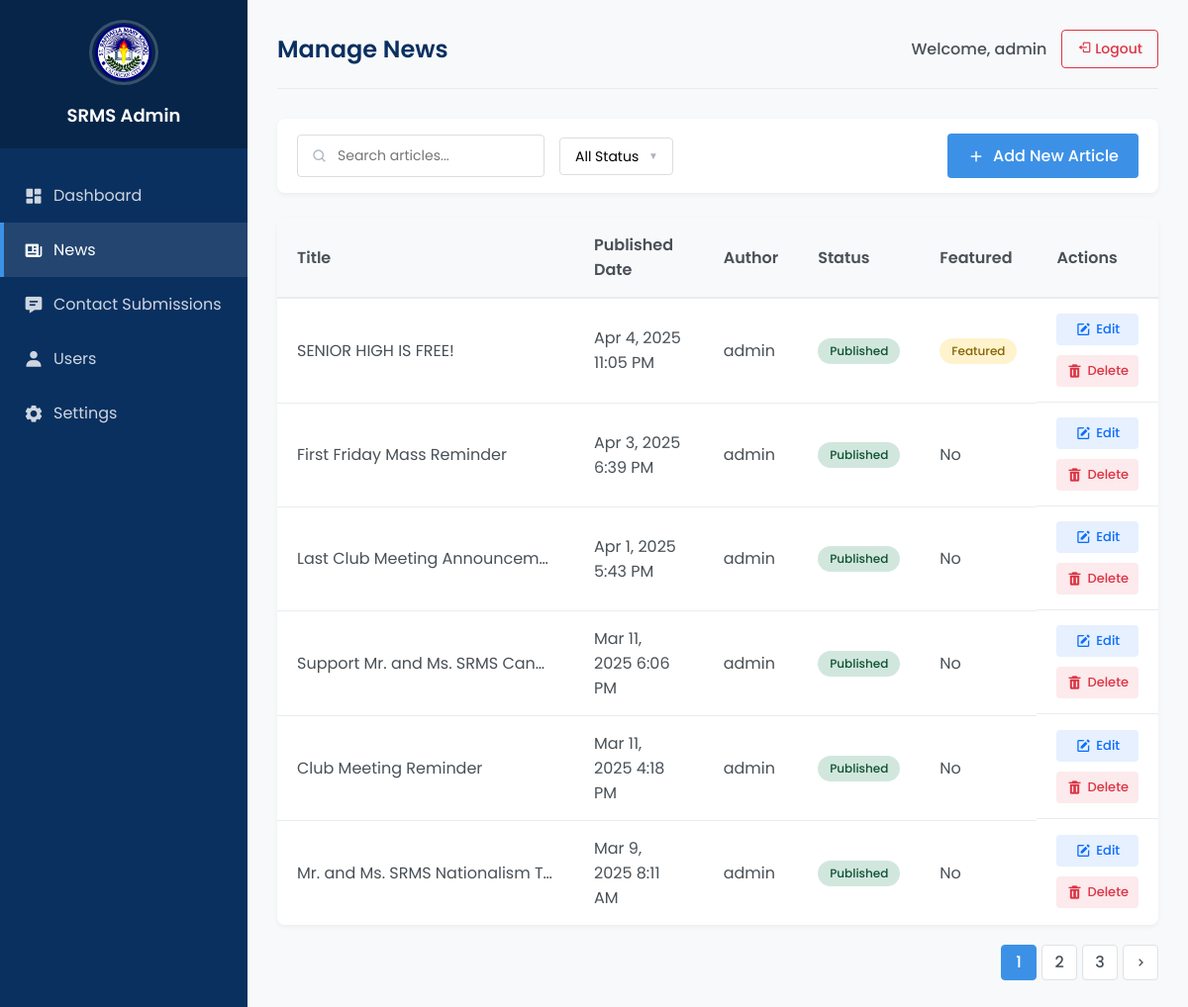
Before: /admin/news-manage.php (signed in) with the older database file.
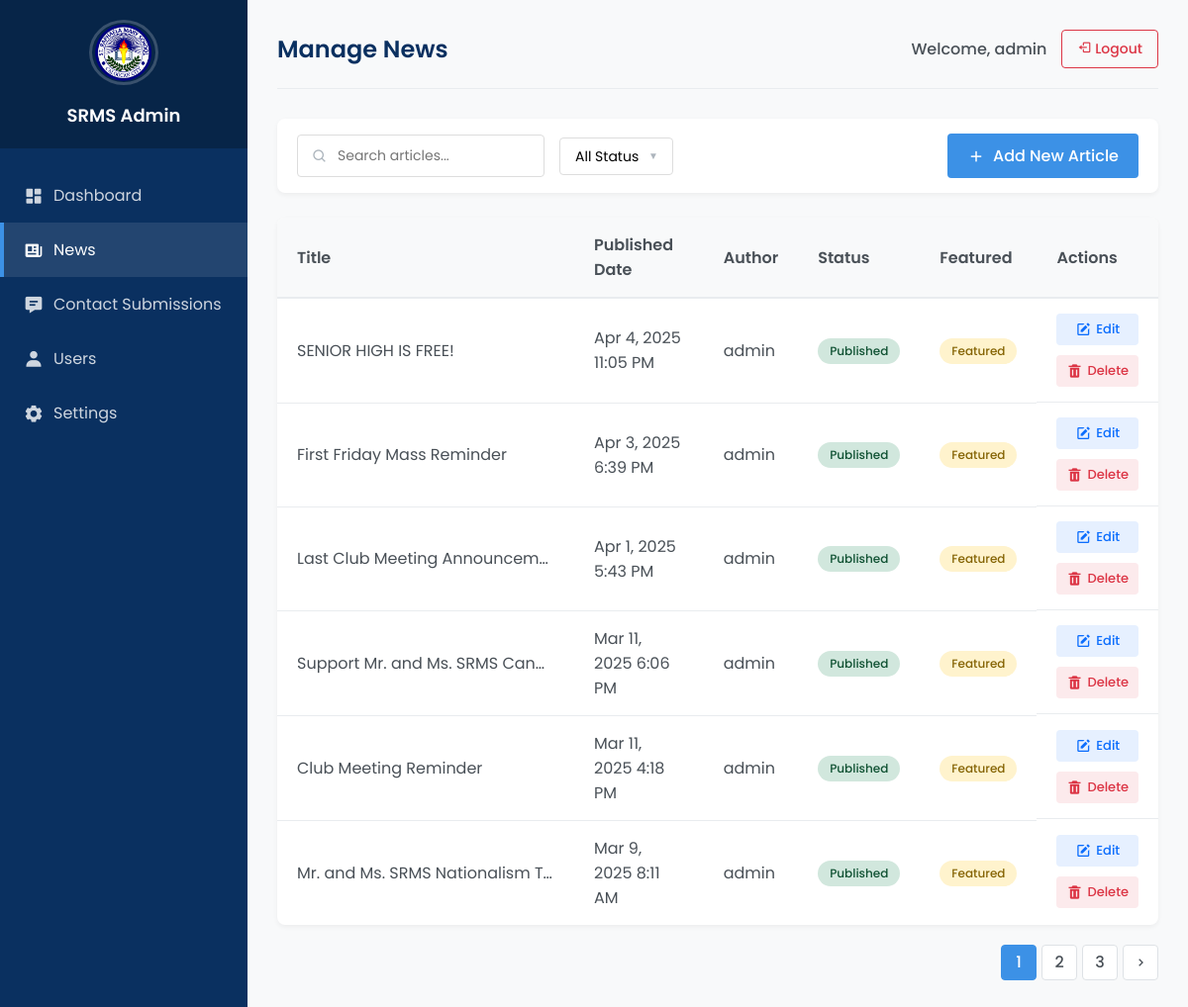
After: the same page with the newer database file.
### tables this page shows
CREATE TABLE `news` (
  `id` int(11) NOT NULL,
  `title` varchar(255) NOT NULL,
  `slug` varchar(255) NOT NULL,
  `content` longtext NOT NULL,
  `summary` text DEFAULT NULL,
  `image` varchar(255) DEFAULT NULL,
  `published_date` datetime NOT NULL,
  `author_id` int(11) DEFAULT NULL,
  `status` enum('published','draft') DEFAULT 'draft',
  `featured` tinyint(1) DEFAULT 0,
  `created_at` timestamp NOT NULL DEFAULT current_timestamp(),
  `updated_at` timestamp NOT NULL DEFAULT current_timestamp() ON UPDATE current_timestamp()
);

CREATE TABLE `users` (
  `id` int(11) NOT NULL,
  `username` varchar(50) NOT NULL,
  `password` varchar(255) NOT NULL,
  `email` varchar(100) NOT NULL,
  `role` enum('admin','editor','content_manager') NOT NULL DEFAULT 'editor',
  `active` tinyint(1) DEFAULT 1,
  `last_login` datetime DEFAULT NULL,
  `created_at` timestamp NOT NULL DEFAULT current_timestamp(),
  `updated_at` timestamp NOT NULL DEFAULT current_timestamp() ON UPDATE current_timestamp()
);

### includes/db.php (called while the page is built, shortened)
<?php
class Database {
    private $connection;
    public function __construct() {
        try {
            $this->connection = new mysqli(DB_SERVER, DB_USERNAME, DB_PASSWORD, DB_NAME, DB_PORT);
            $this->connection->set_charset("utf8mb4");
        } catch (Exception $e) {
            error_log("Database connection error: " . $e->getMessage());
            die("Database connection failed. Please check your configuration in environment.php and ensure your database server is running.");
        }
    }
    public function query($sql) {
        return $this->connection->query($sql);
    }
    public function fetch_all($sql) {
        $result = $this->query($sql);
        $rows = [];
        if($result->num_rows > 0) {
            while($row = $result->fetch_assoc()) {
                $rows[] = $row;
            }
        }
        return $rows;
    }
}
?>

### admin/news-manage.php (the view, shortened to what the changed rows need)
<?php
include_once '../includes/db.php';
$db = new Database();
$news_articles = $db->fetch_all("SELECT n.*, u.username as author FROM news n LEFT JOIN users u ON n.author_id = u.id ORDER BY n.published_date DESC");
?>
<!DOCTYPE html>
<html lang="en">
<head>
    <link rel="stylesheet" href="../assets/css/styles.css">
    <link href='https://unpkg.com/boxicons@2.1.4/css/boxicons.min.css' rel='stylesheet'>
</head>
<body>
    <div class="admin-container">
        <div class="main-content">
            <div class="top-bar">
                <h2>Manage News</h2>
            </div>
            <div class="news-table-container">
                <table class="news-table" id="newsTable">
                    <thead>
                        <tr>
                            <th>Title</th>
                            <th>Published Date</th>
                            <th>Author</th>
                            <th>Status</th>
                            <th>Featured</th>
                            <th>Actions</th>
                        </tr>
                    </thead>
                    <tbody>
                        <?php if(empty($news_articles)): ?>
                        <tr>
                            <td colspan="6" style="text-align: center; padding: 30px;">No news articles found.</td>
                        </tr>
                        <?php else: ?>
                            <?php foreach($news_articles as $article): ?>
                            <tr>
                                <td class="title-cell" title="<?php echo htmlspecialchars($article['title']); ?>">
                                    <?php echo htmlspecialchars($article['title']); ?>
                                </td>
                                <td><?php echo date('M j, Y g:i A', strtotime($article['published_date'])); ?></td>
                                <td><?php echo htmlspecialchars($article['author']); ?></td>
                                <td>
                                    <span class="status-badge status-<?php echo $article['status']; ?>">
                                        <?php echo ucfirst($article['status']); ?>
                                    </span>
                                </td>
                                <td>
                                    <?php if($article['featured']): ?>
                                    <span class="featured-badge">Featured</span>
                                    <?php else: ?>
                                    <span>No</span>
                                    <?php endif; ?>
                                </td>
                                <td class="action-links">
                                    <a href="news-edit.php?id=<?php echo $article['id']; ?>" class="edit-link">
                                        <i class='bx bxs-edit'></i> Edit
                                    </a>
                                    <a href="news-manage.php?action=delete&id=<?php echo $article['id']; ?>" class="delete-link" onclick="return confirm('Are you sure you want to delete this article?')">
                                        <i class='bx bxs-trash'></i> Delete
                                    </a>
                                </td>
                            </tr>
                            <?php endforeach; ?>
                        <?php endif; ?>
                    </tbody>
                </table>
            </div>
        </div>
    </div>
</body>
</html>

Changed rows visible on the page:
changed news "First Friday Mass Reminder": featured "No" → "Featured"
changed news "Apr 1, 2025 5:43 PM": featured "No" → "Featured"
changed news "Mar 11, 2025 6:06 PM": featured "No" → "Featured"
changed news "Club Meeting Reminder": featured "No" → "Featured"
changed news "Mar 9, 2025 8:11 AM": featured "No" → "Featured"
